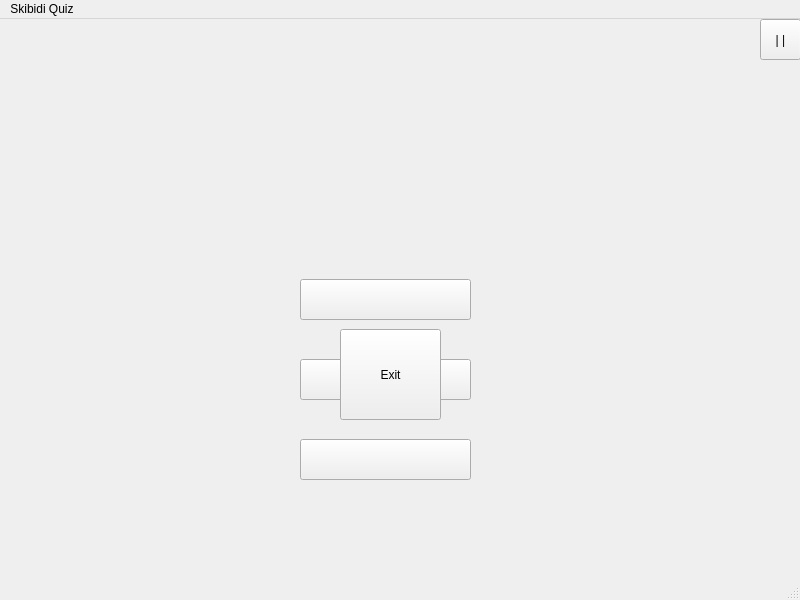
<?xml version="1.0" encoding="UTF-8"?>
<ui version="4.0">
 <class>MainWindow</class>
 <widget class="QMainWindow" name="MainWindow">
  <property name="geometry">
   <rect>
    <x>0</x>
    <y>0</y>
    <width>800</width>
    <height>600</height>
   </rect>
  </property>
  <property name="windowTitle">
   <string>MainWindow</string>
  </property>
  <widget class="QWidget" name="centralwidget">
   <widget class="QPushButton" name="startButton">
    <property name="geometry">
     <rect>
      <x>350</x>
      <y>310</y>
      <width>83</width>
      <height>29</height>
     </rect>
    </property>
    <property name="text">
     <string>Start</string>
    </property>
   </widget>
   <widget class="QPushButton" name="exitButton">
    <property name="geometry">
     <rect>
      <x>350</x>
      <y>370</y>
      <width>83</width>
      <height>29</height>
     </rect>
    </property>
    <property name="text">
     <string>Exit</string>
    </property>
   </widget>
   <widget class="QLabel" name="display">
    <property name="geometry">
     <rect>
      <x>120</x>
      <y>100</y>
      <width>561</width>
      <height>81</height>
     </rect>
    </property>
    <property name="text">
     <string/>
    </property>
   </widget>
   <widget class="QPushButton" name="answerOption1">
    <property name="geometry">
     <rect>
      <x>300</x>
      <y>260</y>
      <width>171</width>
      <height>41</height>
     </rect>
    </property>
    <property name="text">
     <string/>
    </property>
   </widget>
   <widget class="QPushButton" name="answerOption2">
    <property name="geometry">
     <rect>
      <x>300</x>
      <y>340</y>
      <width>171</width>
      <height>41</height>
     </rect>
    </property>
    <property name="text">
     <string/>
    </property>
   </widget>
   <widget class="QPushButton" name="answerOption3">
    <property name="geometry">
     <rect>
      <x>300</x>
      <y>420</y>
      <width>171</width>
      <height>41</height>
     </rect>
    </property>
    <property name="text">
     <string/>
    </property>
   </widget>
   <widget class="QToolButton" name="pauseButton">
    <property name="geometry">
     <rect>
      <x>760</x>
      <y>0</y>
      <width>41</width>
      <height>41</height>
     </rect>
    </property>
    <property name="text">
     <string>| |</string>
    </property>
   </widget>
   <widget class="QPushButton" name="exitGameButton">
    <property name="geometry">
     <rect>
      <x>340</x>
      <y>310</y>
      <width>101</width>
      <height>91</height>
     </rect>
    </property>
    <property name="text">
     <string>Exit</string>
    </property>
   </widget>
  </widget>
  <widget class="QMenuBar" name="menubar">
   <property name="geometry">
    <rect>
     <x>0</x>
     <y>0</y>
     <width>800</width>
     <height>25</height>
    </rect>
   </property>
   <widget class="QMenu" name="menuSkibidi_Quiz">
    <property name="title">
     <string>Skibidi Quiz</string>
    </property>
   </widget>
   <addaction name="menuSkibidi_Quiz"/>
  </widget>
  <widget class="QStatusBar" name="statusbar"/>
 </widget>
 <resources/>
 <connections/>
</ui>
